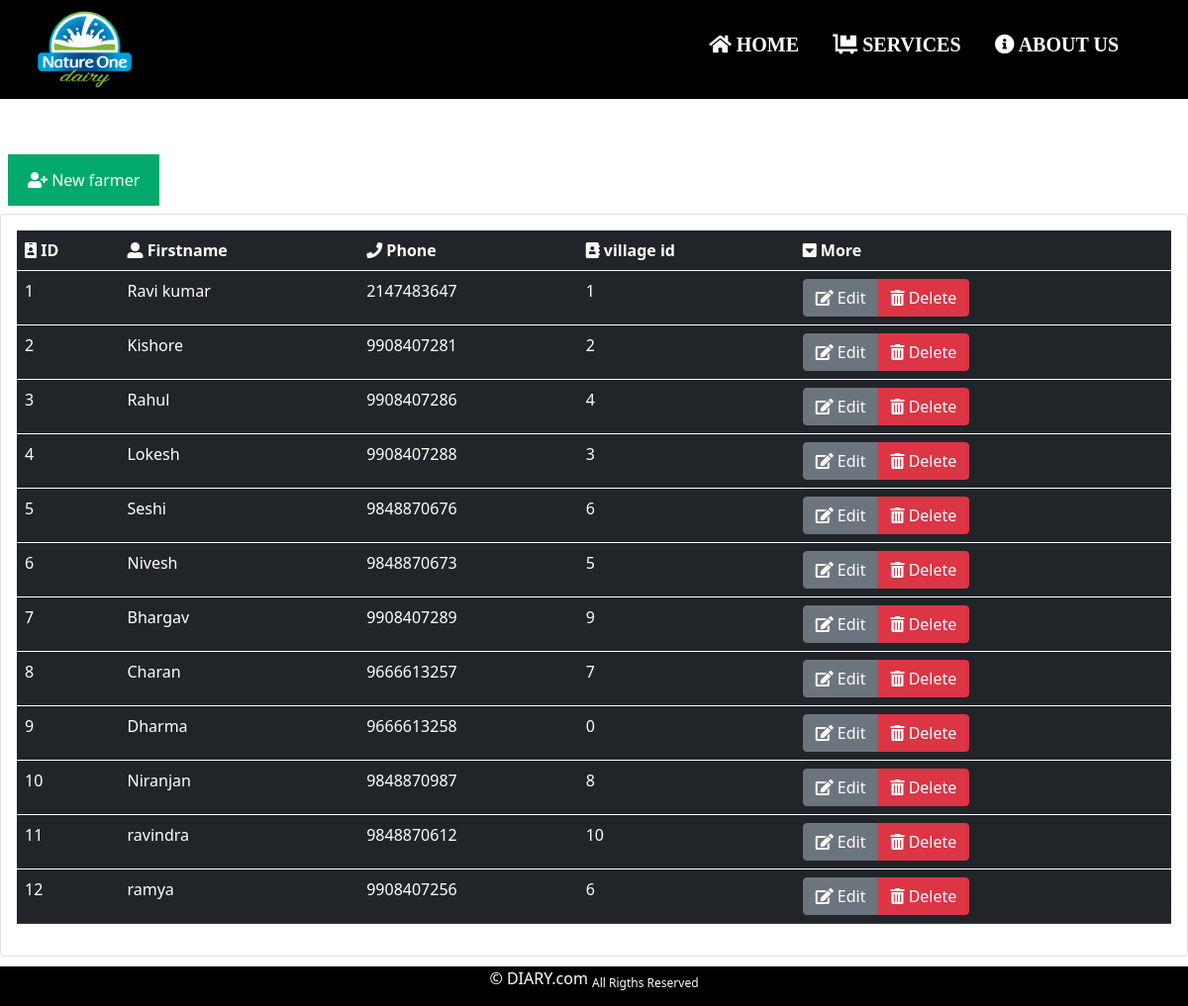
/farmer.php, run on the app's committed database.
### tables this page shows
CREATE TABLE `farmer` (
  `id` int(5) NOT NULL,
  `fname` varchar(20) NOT NULL,
  `ph` varchar(10) NOT NULL,
  `f_vid` int(3) NOT NULL,
  `milk_type` text NOT NULL,
  `min_litre` int(2) NOT NULL,
  `reg_date` date NOT NULL DEFAULT current_timestamp(),
  `animalID` int(5) NOT NULL
);

### farmer.php (the view, shortened to what this page needs)
<?php
include 'snippets/head_footer.php';
?>
<!DOCTYPE html>
<html lang="en" dir="ltr">
  <head>
    <link href="https://cdn.jsdelivr.net/npm/bootstrap@5.0.2/dist/css/bootstrap.min.css" rel="stylesheet">
    <link rel="stylesheet" href="css/farmer.css">
</head>
  <body>
      <h2 class="h2">Customer Details</h2>
    <div class="main-container">
    <button onclick="document.getElementById('id01').style.display='block'" style="width:auto;"><i class="fas fa-user-plus"></i> New farmer </button>
    <div class="card">
      <div class="card-body">
    <?php
        $servername = "localhost";
        $username = "root";
        $password = "";
        $dbname = "dry";
            $conn = new mysqli($servername, $username, $password, $dbname);
            $sql = "SELECT * FROM farmer ";
            $query_run = mysqli_query($conn, $sql);
      ?>
        <table class="table table-dark table-hover">
      <thead>
        <tr>
          <th scope="col"><i class="fas fa-id-badge"></i>  ID</th>
          <th scope="col"><i class="fas fa-user-alt"></i> Firstname</th>
          <th scope="col"><i class="fas fa-phone"></i> Phone</th>
          <th scope="col"><i class="fas fa-address-book"></i> village id</th>
          <th scope="col"> <i class="fas fa-caret-square-down"></i> More</th>
        </tr>
      </thead>
      <?php
        if ($query_run)
        {
            foreach ($query_run as $row)
            {
      ?>
        <tbody>
          <tr>
            <td> <?php echo $row['id']; ?> </td>
            <td> <?php echo $row['fname']; ?> </td>
            <td> <?php echo $row['ph']; ?> </td>
            <td> <?php echo $row['f_vid']; ?> </td>
            <td>
              <div class="btn-group">
                <a  class="btn btn-secondary" href="edit.php?id=<?php echo $row['id']; ?>" ><i class="fas fa-edit"></i>  Edit</a>
                <a class="btn btn-danger" onClick="javascript:return confirm('Do you really want to delete?');" href="delete.php?id=<?php echo $row['id']; ?>"><i class="fas fa-trash-alt"></i>  Delete</a>
              </div>
            </td>
          </tr>
        </tbody>
        <?php
            }
          }
          else {
            echo "No Record Found";
          }
        ?>
    </table>
  </div>
</div>
</div>
    <div class="footer">
      <p>&copy DIARY.com <sub>All Rigths Reserved</sub> </p>
    </div>
  </body>
</html>

### css/all.css (style rules this page uses)
.fa, .fas, .far, .fal, .fad, .fab { -moz-osx-font-smoothing: grayscale; -webkit-font-smoothing: antialiased; display: inline-block; font-style: normal; font-variant: normal; text-rendering: auto; line-height: 1; }
.fa-address-book:before { content: "\f2b9"; }
.fa-caret-square-down:before { content: "\f150"; }
.fa-edit:before { content: "\f044"; }
.fa-id-badge:before { content: "\f2c1"; }
.fa-phone:before { content: "\f095"; }
.fa-trash-alt:before { content: "\f2ed"; }
.fa-user-alt:before { content: "\f406"; }
.fa-user-plus:before { content: "\f234"; }

### css/farmer.css (style rules this page uses)
button { background-color: #04AA6D; color: white; padding: 14px 20px; margin: 8px 8px; border: none; cursor: pointer; width: 50%; }
h2 { text-align: center; font-family:serif; font-weight: bolder; color: white; font-size: 30px; }
.main-container { margin-top: 80px; }
.h2 { margin-top: 30px; }
.main-container { margin-top: 120px; }

### snippets/head_footer.php (style rules this page uses)
button { background-color: #04AA6D; color: white; padding: 14px 20px; margin: 8px 8px; border: none; cursor: pointer; width: 50%; }
h2 { text-align: center; font-family:serif; font-weight: bolder; color: white; font-size: 30px; }
.main-container { margin-top: 80px; }
.h2 { margin-top: 30px; }
.footer { position: fixed; left: 0; bottom: 0; width: 100%; background-color: black; color:white; text-align: center; }

### farmer.php (style rules this page uses)
.main-container { margin-top: 80px; }

### data on the page
farmer: id "1", fname "Ravi kumar", ph "2147483647", f_vid "1"
farmer: id "2", fname "Kishore", ph "9908407281", f_vid "2"
farmer: id "3", fname "Rahul", ph "9908407286", f_vid "4"
farmer: id "4", fname "Lokesh", ph "9908407288", f_vid "3"
farmer: id "5", fname "Seshi", ph "9848870676", f_vid "6"
farmer: id "6", fname "Nivesh", ph "9848870673", f_vid "5"
farmer: id "7", fname "Bhargav", ph "9908407289", f_vid "9"
farmer: id "8", fname "Charan", ph "9666613257", f_vid "7"
farmer: id "9", fname "Dharma", ph "9666613258", f_vid "0"
farmer: id "10", fname "Niranjan", ph "9848870987", f_vid "8"
farmer: id "11", fname "ravindra", ph "9848870612", f_vid "10"
farmer: id "12", fname "ramya", ph "9908407256", f_vid "6"
